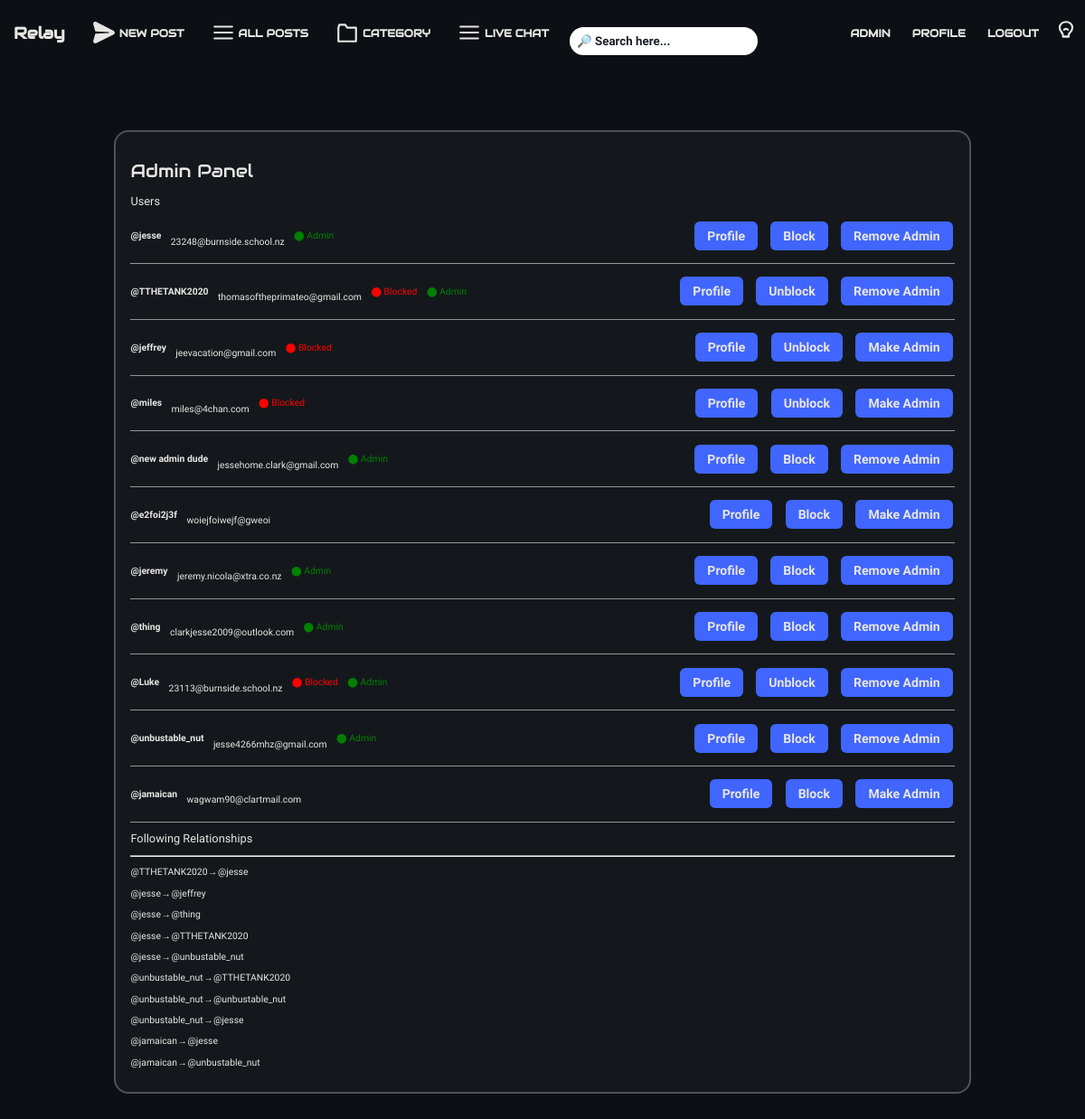
The app's page /admin (signed in), older data.
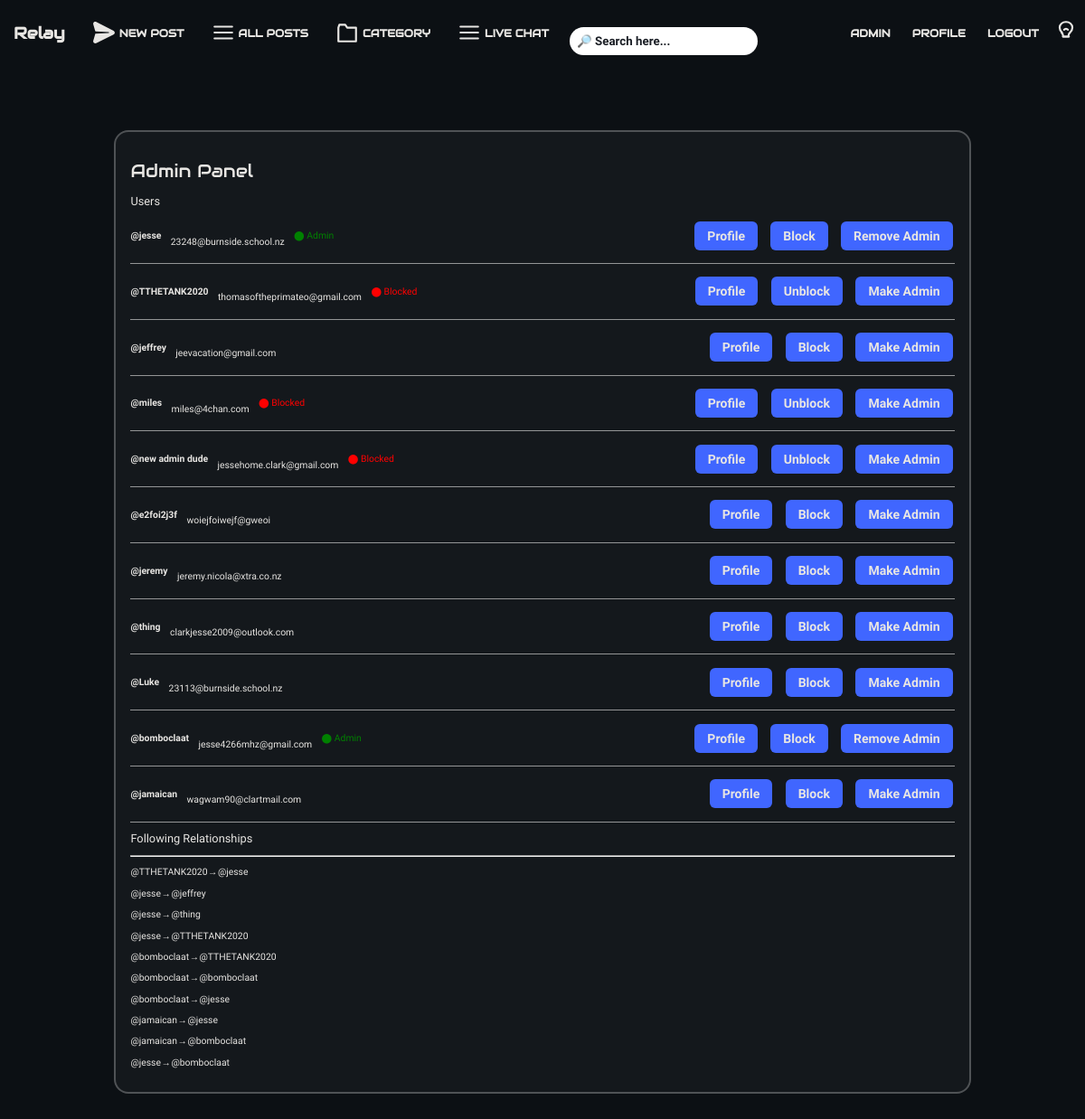
The same page, newer data.
### tables this page shows
CREATE TABLE "users" (
    id INTEGER PRIMARY KEY AUTOINCREMENT,
    "name" TEXT UNIQUE,
    password TEXT
, imageurl TEXT, email TEXT);

### app.py (the view)
@app.route("/admin")
def admin():
    followers_sql = """
        SELECT followed.name AS followed_name,
        follower.name AS follower_name
        FROM following
        JOIN users AS followed ON following.followed_id = followed.id
        JOIN users AS follower ON following.follower_id = follower.id;
    """
    admins_sql = """
        SELECT users.id, users.name, users.email, users.imageurl
        FROM admins
        JOIN users ON admins.userid = users.id
        ORDER BY admins.id DESC;
    """
    users_sql = """
        SELECT users.name, users.email, users.imageurl, users.id
        FROM users;
    """
    blacklist_sql = "SELECT userid FROM blacklist;"
    admins = query_db(admins_sql)
    users = query_db(users_sql)
    followers = query_db(followers_sql)
    blacklist = [row[0] for row in query_db(blacklist_sql)]  # flat list of IDs
    admins2 = [row[0] for row in query_db(admins_sql)]  # flat list of IDs for admin button checking
    if not any(row[0] == session.get("user_id") for row in admins):
        return redirect(url_for("login", notadmin=True))
    return render_template(
        "admin.html",
        users=users,
        followers=followers,
        admins=admins,
        blacklist=blacklist,
        admins2=admins2
    )

### app.py (called while the page is built)
def get_db():
    db = getattr(g, "_database", None)
    if db is None:
        db = g._database = sqlite3.connect(DATABASE)
    return db

@app.teardown_appcontext
def close_connection(exception):
    db = getattr(g, "_database", None)
    if db is not None:
        db.close()

def query_db(query, args=(), one=False):
    cur = get_db().execute(query, args)
    rv = cur.fetchall()
    cur.close()
    return (rv[0] if rv else None) if one else rv

### templates/admin.html
{% extends "layout.html" %}
{% block body %}
<div class="centered-content">
    <div class="admin-container">
        <h1 class="cat-title">Admin Panel</h1>
        <h2>Users</h2>
        {% for row in users %}
        <p class="admin-users">
            <strong>@{{ row[0] }}</strong><br>
            {{ row[1] }}<br>
            {% if row[3] in blacklist %}
                <span style="color: red;">⬤ Blocked</span>
            {% endif %}
            {% if row[3] in admins2 %}
                <span style="color: green;">⬤ Admin</span>
            {% endif %}
            <button class="admin-users-button" style="margin-left:auto">
                <a href="/userposts/{{ row[0] }}">Profile</a>
            </button>
            <button class="admin-users-button">
                {% if row[3] in blacklist %}
                    <a href="/unblock/{{ row[3] }}">
                        Unblock
                    </a>
                {% else %}
                    <a href="/block/{{ row[3] }}">
                        Block
                    </a>
                {% endif %}
            </button>
            <button class="admin-users-button">
                {% if row[3] in admins2 %}
                    <a href="/removeadmin/{{ row[3] }}">Remove Admin</a>
                {% else %}
                    <a href="/makeadmin/{{ row[3] }}">Make Admin</a>
                {% endif %}
            </button>
        </p>
        <div style="border-bottom: 1px solid rgba(193, 193, 193, 0.744)"></div>
        {% endfor %}
        <h2>Following Relationships</h2>
        <hr>
        {% for row in followers %}
        <p>@{{ row[1] }} &#8594; @{{ row[0] }}</p>
        {% endfor %}
    </div>
</div>
{% endblock %}

### templates/layout.html (shortened to what this page needs)
<!DOCTYPE html>
<html lang="en">
<head>
    <link rel="stylesheet" href="{{url_for('static', filename='style.css')}}">
</head>
<body>
    <nav class="navbar">
        <div class="left-navbar-group">
            <a href="/" class="top-button">
                <div class="title">Relay</div>
            </a>
            <a href="/newpost" class="top-button">
                &nbsp;NEW POST
            </a>
            <a href="/allposts" class="top-button">
                <svg viewBox="0 0 24 24" width="26" height="26">
                    <path d="M3 6h18M3 12h18M3 18h18" stroke="currentColor" stroke-width="2" stroke-linecap="round" />
                </svg>
                &nbsp;ALL POSTS
            </a>
            <div class="dropdown">
                <button class="top-button">
                    <svg viewBox="0 0 24 24" width="26" height="26">
                        <path d="M3 7v14h18V7H12l-2-3H4z" stroke="currentColor" stroke-width="2" fill="none"
                            stroke-linecap="round" stroke-linejoin="round" />
                    </svg>
                    &nbsp;CATEGORY
                </button>
            </div>
            <a href="/livechat" class="top-button">
                <svg viewBox="0 0 24 24" width="26" height="26">
                    <path d="M3 6h18M3 12h18M3 18h18" stroke="currentColor" stroke-width="2" stroke-linecap="round" />
                </svg>
                &nbsp;LIVE CHAT
            </a>
            <form action="/search" method="POST">
                <div class="search">
                    <input type="text" name="search" class="searchbar" placeholder="🔎︎ Search here...">
                </div>
            </form>
        </div>
        <div class="nav-right">
            <a href="/admin" class="top-button">ADMIN</a>
            {% if session.username %}
            <a href="{{ url_for('userposts', username=session['username']) }}" class="top-button">PROFILE</a>
            <a href="/logout" class="top-button">LOGOUT</a>
            {% else %}
            <a href="/login" class="top-button">LOGIN</a>
            <a href="/register" class="top-button">REGISTER</a>
            {% endif %}
            <button id="themeToggle" class="theme-toggle" aria-label="Toggle theme">
            </button>
        </div>
    </nav>
    {% block body %}
    {% endblock %}
</body>
</html>

### static/style.css (style rules this page uses)
:root { --background: #0c1014; --box-background: rgba(255, 255, 255, 0.035); --post-background: #2a2a2a; --input-background: rgba(255, 255, 255, 0.05); --font: #e8e6e3; --muted-font: #8d8d8d; --heading-font: "Audiowide", sans-serif; --body-font: "Google Sans", monospace; --coloured-element: #4066ff; --error-red: #ef4444; --sidebar-font-size: 0.8vw; --reply-font: calc(0.5vh + 0.5vw); --reply-line: calc(2vh + 2vw); --navbar-font-size: calc(0.59vh + 0.59vw); --navbar-title-size: 1.5vw; --box-border: 1px solid rgba(255, 255, 255, 0.07); --box-border-radius: 16px; --nav-box-shadow: rgba(226, 226, 226, 0.73); }
.theme-toggle { background: var(--background); color: var(--font); border:none; cursor: pointer; margin:0; }
* { font-family: var(--body-font); box-sizing: border-box; }
body { background: var(--background); color: var(--font); overflow-x: hidden; overscroll-behavior-x: none; }
h1, .title, .searchbar, .top-button, .top-button-active, .follow-button, .content-404, .logo, .post-title, .page-title, .sidebar-title, .home-sidebar > h1 { font-family: var(--heading-font); }
h1 { font-size: 2.5vh; font-weight: 400; }
h2 { font-size: 1.6vh; font-weight: 400; }
p { font-size: 1.3vh; font-weight: 375; }
a { text-decoration: none; color: var(--font); font-weight: 520; }
.searchbar { background:white; color:#1b1f26; padding: 0.6em; margin-top: 0.6em; font-weight: 550; font-family: var(--body-font); border-radius: 50px; transform: translateY(6px); }
.navbar { position: sticky; z-index: 10000; top: 0; display: flex; gap: 1em; padding: 0.5em 0; background-color: var(--background); }
.left-navbar-group { display: flex; gap: 1em; }
.title { font-size: var(--navbar-title-size); font-weight: 600; border: none; }
.nav-right { margin-left: auto; display: flex; gap: 10px; }
button { all: unset; }
.top-button { display: flex; color: var(--font); justify-content: center; align-items: center; padding: 0.6em; font-weight: 600; font-family: var(--heading-font); border: none; font-size: var(--navbar-font-size) !important; }
form { display: flex; flex-direction: column; gap: 15px; }
input, textarea { padding: 10px; border-radius: 6px; border: none; outline: none; color: var(--input-font); background: var(--input-background); font-family: 'Google Sans', monospace; }
input::placeholder, textarea::placeholder { color: var(--font-muted); }
.login-button, .admin-users-button { padding: 1vh; cursor: pointer; font-family: 'Google Sans', monospace; transition: 0.2s; background: var(--coloured-element); border-radius: 10px; color: white; border: none; width: calc(270px-1vh); }
.admin-users-button { display: inline-block; padding: 8px 14px; margin: 4px 2px; font-size: 14px; font-weight: 500; border-radius: 6px; border: none; cursor: pointer; transition: background 0.2s ease, transform 0.1s ease, box-shadow 0.1s ease; color: #fff; }
.centered-content { margin-top: 5em; display: grid; place-items: center; padding-bottom: 5em; }
.dropdown button { font-size: var(--navbar-font-size) !important; }
.dropdown { display: flex; align-items: center; margin: 0; padding: 0; position: relative; }
.admin-container { width: 80%; background: var(--box-background); border: 2px solid rgba(255, 255, 255, 0.25); border-radius: var(--box-border-radius); padding: 1em; }
.admin-users { display: flex; align-items: center; gap: 1em; }

Row changes from the older to the newer data that the page shows:
changed through a linked row, users "23248@burnside.school.nz": name "unbustable_nut" → "bomboclaat"
changed through a linked row, users "thomasoftheprimateo@gmail.com": name "unbustable_nut" → "bomboclaat"; text "⬤ Admin Remove Admin" → "Make Admin"
computed for users "jeffrey": text "⬤ Blocked Unblock" → "Block"
computed for users "new admin dude": text "⬤ Admin Block Remove Admin" → "⬤ Blocked Unblock Make Admin"
computed for users "jeremy": text "⬤ Admin Remove Admin" → "Make Admin"
computed for users "thing": text "⬤ Admin Remove Admin" → "Make Admin"
computed for users "Luke": text "⬤ Blocked ⬤ Admin Unblock Remove Admin" → "Block Make Admin"
changed users "jesse4266mhz@gmail.com": name "unbustable_nut" → "bomboclaat"; name "jesse" → "bomboclaat"; name "unbustable_nut" → "jamaican"; name "jamaican" → "jesse"
